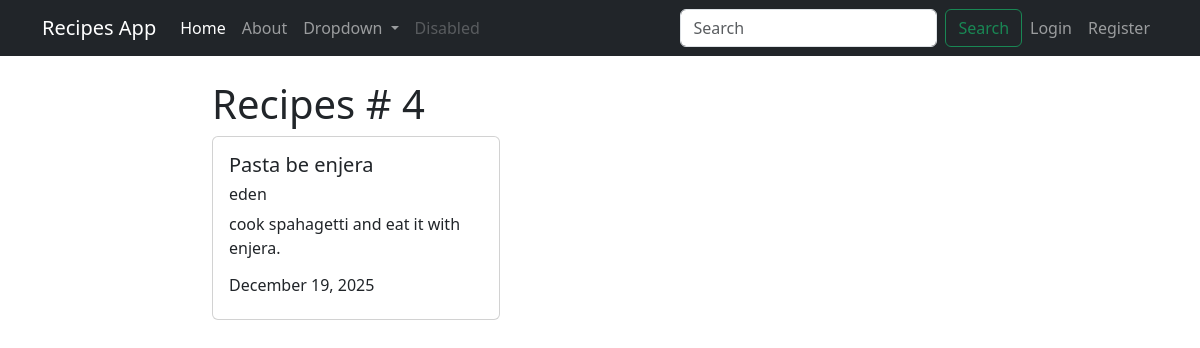
The page /recipe/4 on the database its author committed.
### recipes/models.py (models this page shows, shortened)
class Recipe(models.Model):
    title = models.CharField(max_length=100)
    description = models.TextField()
    author = models.ForeignKey(User, on_delete=models.CASCADE )
    created_at = models.DateTimeField(auto_now_add=True)
    updated_at = models.DateTimeField(auto_now=True)

### recipes/views.py (the view)
# urls.py: path('recipe/<int:pk>', views.RecipeDetailView.as_view(), name="recipes-detail"),
class RecipeDetailView(DetailView):
    model = models.Recipe

### recipes/templates/recipes/recipe_detail.html
{% extends 'recipes/base.html' %}
{% block content %}
    <h1>Recipes # {{object.id}} </h1>
    <div class="card" style="width: 18rem;">
  <div class="card-body">
    <h5 class="card-title">{{object.title}} </h5>
    <h6 class="card-title">{{object.author}} </h6>
    <p class="card-text">{{object.description}}</p>
    <h6 class="card-title">{{object.updated_at | date:"F d, Y"}} </h6>
  </div>
</div>
    {% endblock content %}

### rows shown on the page
Recipe: id "4", title "Pasta be enjera", author "eden", description "cook spahagetti and eat it with enjera.", updated_at "December 19, 2025"
